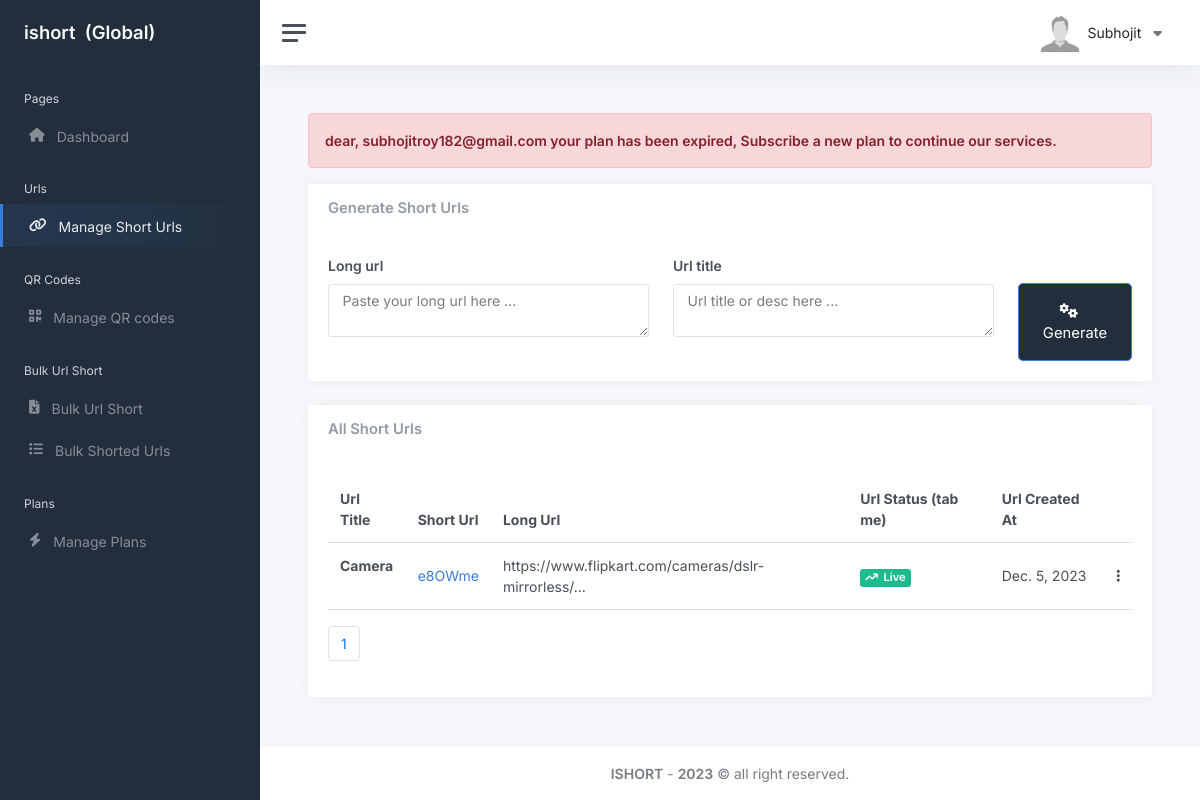
Page /user/manage-urls/ (signed in) on the committed database.
### core/models.py (models this page shows, shortened)
class User(AbstractUser):
    username = None
    email = models.EmailField(unique=True)
    email_token = models.CharField(max_length=250, null=True, blank=True)
    is_email_varified = models.BooleanField(default=False)
    method = models.CharField(max_length=50, choices=[('manually', 'Manually'), ('google', 'Google')], default='manually')
    google_id = models.CharField(max_length=250, null=True, blank=True)
    extra_data = models.TextField(null=True, blank=True)
    objects = UserManager()
    USERNAME_FIELD = 'email'
    REQUIRED_FIELDS = []

class Subscription(models.Model):
    user = models.OneToOneField(User, on_delete=models.CASCADE) # one to one relationship
    plan = models.ForeignKey(Plan, on_delete=models.CASCADE)
    used_urls = models.PositiveIntegerField(default = 0)
    used_qrs = models.PositiveBigIntegerField(default = 0)
    expires_at = models.DateTimeField(null = True, blank = True)
    razorpay_payment_id = models.CharField(max_length=250, null=True, blank=True)
    def get_subscription_details(request):
        subscription_obj = Subscription.objects.get(user = request.user)
        return subscription_obj.plan

class Plan(models.Model):
    name = models.CharField(max_length=50, verbose_name='Plan Name')
    price = models.FloatField(default=0.0, verbose_name='Plan Price')
    duration = models.IntegerField(default=365, verbose_name='Plan Duration in Day')
    number_url = models.BigIntegerField(default = 0, verbose_name='Number of urls')
    number_qr = models.BigIntegerField(default = 0, verbose_name='Number of qr codes')
    api_access = models.BooleanField(default = False)
    bulk_url_short = models.BooleanField(default=False)
    details = models.TextField(verbose_name='Plan Details')
    subs_count = models.BigIntegerField(default=0, verbose_name='Plan Subscribe Count')
    created_at = models.DateField(auto_now=True)
    updated_at = models.DateField(auto_now=True)
    def __str__(self):
        return self.name

### functions/models.py (models this page shows, shortened)
class Url(models.Model):
    user = models.ForeignKey(User, on_delete=models.SET_NULL, null=True)
    short_url = models.CharField(max_length = 20, blank=True, verbose_name="Short Url Auto Generated")
    long_url = models.TextField(verbose_name="Long Url")
    url_title = models.CharField(max_length=100, verbose_name="Url Title")
    url_hit_count = models.PositiveIntegerField(default=0, verbose_name="Url Hit Count")
    status = models.BooleanField(default=True)
    url_created_at = models.DateField(auto_now=True)
    url_updated_at = models.DateField(auto_now=True)

### core/views.py (the view)
# urls.py: path('user/manage-urls/', manage_urls, name="Manage_Urls"),
@login_required(login_url='user_auth:auth_login')
def manage_urls(request):
    subscrption = Subscription.objects.get(user = request.user)
    now = timezone.now()
    if subscrption.expires_at < now:
        messages.error(request, f"dear, {request.user} your plan has been expired, Subscribe a new plan to continue our services.")
    if subscrption.used_urls < subscrption.plan.number_url:
        if request.method == "POST":
            long_url = request.POST['long_url']
            url_title = request.POST['url_title']
            random_short = ''.join([random.choice(string.ascii_letters + string.digits) for n in range(6)])
            url_create = Url.objects.create(
                user = request.user,
                short_url = str(random_short),
                long_url = long_url,
                url_title = url_title,
            )
            if url_create:
                subscrption.used_urls += 1
                subscrption.save()
                messages.success(request, f"Short url of {url_title} is created successfully.")
                return redirect('core:Manage_Urls')
            else:
                messages.error(request, f"Short url of {url_title} is not create yet, due to some issues!")
                return redirect('core:Manage_Urls')
    else:
        messages.error(request, format_html(f"Dear, {request.user} you have reached your limit as your active plan, if you want to access more of our features then subscribe our Premium plans from Manage Plans !"))
    url_obj = Url.objects.filter(user = request.user).order_by('-id')
    paginator = Paginator(url_obj, 20)
    page_number = request.GET.get('page')
    page_obj = paginator.get_page(page_number)
    context = {
        'urls': page_obj,
    }
    return render(request, 'Dashboard/manage-urls.html', context)

### core/templates/Dashboard/manage-urls.html (shortened to what this page needs)
{% extends 'Dashboard/base.html' %}
{% block content %}
    <main class="content">
        <div class="container-fluid p-0">
            {% if messages %}
                {% for message in messages %}
                    <div class="alert {{message.tags}}" role="alert">
                        <strong>{{message}}</strong>
                    </div>
                {% endfor %}
            {% endif %}
            <div class="row">
                <div class="col-12">
                    <div class="card">
                        <div class="card-header">
                            <h5 class="card-title mb-0">Generate Short Urls</h5>
                        </div>
                        <div class="card-body">
                            <form method="POST">
                                <div class="row">
                                    <div class="col-lg-5 col-md-6 mb-3">
                                        <div class="">
                                          <label for="longurl" class="form-label"><b>Long url</b></label>
                                          <textarea class="form-control" name="long_url" id="longurl" row="3" placeholder="Paste your long url here ..." required></textarea>
                                        </div>
                                    </div>
                                    <div class="col-lg-5 col-md-6">
                                        <div class="">
                                          <label for="urltitle" class="form-label"><b>Url title</b></label>
                                          <textarea class="form-control" name="url_title" id="urltitle" row="3" placeholder="Url title or desc here ..." required></textarea>
                                        </div>
                                    </div>
                                    <div class="col-lg-2 col-md-6">
                                        <div class="d-grid gap-2">
                                          <button type="submit" class="btn btn-primary btn-lg p-3" style="margin-top:28px"><i class="fa-solid fa-gears"></i>&nbsp &nbsp Generate</button>
                                        </div>
                                    </div>
                                </div>
                            </form>
                        </div>
                    </div>
                </div>
            </div>
            <div class="row">
                <div class="col-12">
                    <div class="card">
                        <div class="card-header">
                            <h5 class="card-title mb-0">All Short Urls</h5>
                        </div>
                        <div class="card-body" style="overflow-x: scroll;">
                            <table class="table mb-3">
                                <thead>
                                  <tr>
                                    <th scope="col">Url Title</th>
                                    <th scope="col">Short Url</th>
                                    <th scope="col">Long Url</th>
                                    <th scope="col">Url Status (tab me)</th>
                                    <th scope="col">Url Created At</th>
                                    <th></th>
                                  </tr>
                                </thead>
                                <tbody>
                                    {% if urls %}
                                        {% for url in urls %}
                                        <tr>
                                            <th scope="row">{{url.url_title}}</th>
                                            <td><a href="https://ishort.in/{{url.short_url}}" target="_blank">{{url.short_url}}</a></td>
                                            <td>{{url.long_url|truncatechars:50}}</td>
                                            <td>
                                                {% if url.status %}
                                                <a href='{% url "core:status_update" url.id %}'><span class="badge bg-success"><i class="fa-solid fa-arrow-trend-up"></i>&nbsp Live</span></a>
                                                {% else %}
                                                <a href='{% url "core:status_update" url.id %}'><span class="badge bg-danger"><i class="fa-solid fa-ban"></i>&nbsp Blocked</span></a>
                                                {% endif %}
                                            </td>
                                            <td>{{url.url_created_at}}</td>
                                            <td>
                                                <a class="nav-link" href="#" id="navbarDropdown" role="button" data-bs-toggle="dropdown" aria-expanded="false">
                                                    <i class="fa-solid fa-ellipsis-vertical"></i>
                                                </a>
                                            </td>
                                          </tr>
                                        {% endfor %}
                                    {% endif %}
                                </tbody>
                            </table>
                            <nav aria-label="Page navigation example">
                                <ul class="pagination">
                                        <li class="page-item"><a class="page-link" href="#">{{urls.number}}</a></li>
                                </ul>
                            </nav>
                        </div>
                    </div>
                </div>
            </div>
        </div>
    </main>
{% endblock content %}

### core/templates/Dashboard/base.html (shortened to what this page needs)
{% load static %}
<!DOCTYPE html>
<html lang="en">
<head>
	<link rel="stylesheet" href="https://cdnjs.cloudflare.com/ajax/libs/font-awesome/6.4.2/css/all.min.css">
	<link href="https://cdn.jsdelivr.net/npm/bootstrap@5.0.2/dist/css/bootstrap.min.css" rel="stylesheet">
	<link href="{% static 'User/css/app.css' %}" rel="stylesheet">
</head>
<body>
	<div class="wrapper">
		<nav id="sidebar" class="sidebar js-sidebar">
			<div class="sidebar-content js-simplebar">
				<a class="sidebar-brand" href="">
					<span class="align-middle">ishort &nbsp({{request.user.subscription.get_subscription_details}})</span>
				</a>
				{% with request.resolver_match.url_name as url_name %}
				<ul class="sidebar-nav">
					<li class="sidebar-header">
						Pages
					</li>
					<li class="sidebar-item {% if url_name == 'User_Dashboard' %} active {% endif %}">
						<a class="sidebar-link" href="{% url 'core:User_Dashboard' %}"><i class="fa-solid fa-house"></i><span class="align-middle">Dashboard</span></a>
					</li>
					<li class="sidebar-header">
						Urls
					</li>
					<li class="sidebar-item {% if url_name == 'Manage_Urls' %} active {% endif %}">
						<a class="sidebar-link" href="{% url 'core:Manage_Urls' %}"><i class="fa-solid fa-link"></i><span class="align-middle">Manage Short Urls</span></a>
					</li>
					<li class="sidebar-header">
						QR Codes
					</li>
					<li class="sidebar-item {% if url_name == 'Manage_QR_codes' %} active {% endif %}">
						<a class="sidebar-link" href="{% url 'core:Manage_QR_codes' %}"><i class="fa-solid fa-qrcode"></i><span class="align-middle">Manage QR codes</span></a>
					</li>
					{% if request.user.subscription.plan.name == 'Global' %}
						<li class="sidebar-header">
							Bulk Url Short
						</li>
						<li class="sidebar-item {% if url_name == 'Bulk_Url_Short' %} active {% endif %}">
							<a class="sidebar-link" href="{% url 'core:Bulk_Url_Short' %}"><i class="fa-solid fa-file-excel"></i><span class="align-middle">Bulk Url Short</span></a>
						</li>
						<li class="sidebar-item {% if url_name == 'bulk_shorted_urls' %} active {% endif %}">
							<a class="sidebar-link" href="{% url 'core:bulk_shorted_urls' %}"><i class="fa-solid fa-list"></i><span class="align-middle">Bulk Shorted Urls</span></a>
						</li>
					{% endif %}
					<li class="sidebar-header">
						Plans
					</li>
					<li class="sidebar-item {% if url_name == 'Manage_Plan' %} active {% endif %}">
						<a class="sidebar-link" href="{% url 'core:Manage_Plan' %}"><i class="fa-solid fa-bolt"></i><span class="align-middle">Manage Plans</span></a>
					</li>
				</ul>
				{% endwith %}
			</div>
		</nav>
		<div class="main">
			<nav class="navbar navbar-expand navbar-light navbar-bg">
				<a class="sidebar-toggle js-sidebar-toggle">
					<i class="hamburger align-self-center"></i>
				</a>
				<div class="navbar-collapse collapse">
					<ul class="navbar-nav navbar-align">
						<li class="nav-item dropdown">
							<a class="nav-link d-none d-sm-inline-block" href="#" data-bs-toggle="dropdown">
								{% if request.user.extra_data %}
								<img src="{{request.user.extra_data}}" class="avatar img-fluid rounded me-1" alt="{{request.user.first_name}}" /> <span class="text-dark">{{request.user.first_name}}</span>
								{% else %}
								<img class="avatar img-fluid rounded me-1" alt="{{request.user.first_name}}" /> <span class="text-dark">{{request.user.first_name}}</span>
								{% endif %}
								<i class="fa-solid fa-caret-down mx-2"></i>
							</a>
						</li>
					</ul>
				</div>
			</nav>
            {% block content %}
            {% endblock content %}
            <footer class="footer">
				<div class="container-fluid">
					<div class="row text-muted">
						<div class="col-12 text-center">
							<p class="mb-0">
								<a class="text-muted" href="#" target="_blank"><strong>ISHORT</strong></a> - <a class="text-muted" href="#" target="_blank"><strong>2023</strong></a> &copy; all right reserved.
							</p>
						</div>
					</div>
				</div>
			</footer>
		</div>
	</div>
</body>
</html>

### core/templates/Dashboard/manage-urls.html (style rules this page uses)
.btn { background: #222e3c; }

### core/templates/Dashboard/base.html (style rules this page uses)
.btn { background: #222e3c; }

### rows in the picture
User: user.subscription.get_subscription_details "Global", user.first_name "Subhojit"
Url: url_title "Camera", short_url "e8OWme", long_url "https://www.flipkart.com/cameras/dslr-mirrorless/…", status True (drawn), url_created_at "Dec. 5, 2023"

### other values in the picture
{{ message }} "dear, subhojitroy182@gmail.com your plan has been expired, Subscribe a new plan to continue our services."
{{ urls.number }} "1"
